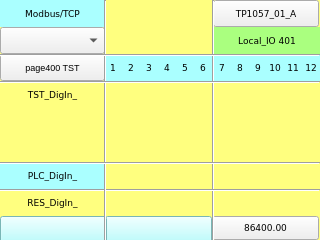
<?xml version="1.0" encoding="UTF-8"?>
<ui version="4.0">
 <class>page401</class>
 <widget class="QWidget" name="page401">
  <property name="geometry">
   <rect>
    <x>0</x>
    <y>0</y>
    <width>320</width>
    <height>240</height>
   </rect>
  </property>
  <property name="minimumSize">
   <size>
    <width>320</width>
    <height>240</height>
   </size>
  </property>
  <property name="maximumSize">
   <size>
    <width>320</width>
    <height>240</height>
   </size>
  </property>
  <property name="windowTitle">
   <string>page401</string>
  </property>
  <property name="styleSheet">
   <string notr="true">QWidget#page401
{
background-color: rgb(255, 255, 127);
}</string>
  </property>
  <widget class="Line" name="line_vt_2">
   <property name="geometry">
    <rect>
     <x>205</x>
     <y>0</y>
     <width>16</width>
     <height>241</height>
    </rect>
   </property>
   <property name="font">
    <font>
     <family>DejaVu Sans Mono</family>
     <pointsize>7</pointsize>
    </font>
   </property>
   <property name="orientation">
    <enum>Qt::Vertical</enum>
   </property>
  </widget>
  <widget class="Line" name="line_vt_1">
   <property name="geometry">
    <rect>
     <x>104</x>
     <y>0</y>
     <width>3</width>
     <height>241</height>
    </rect>
   </property>
   <property name="font">
    <font>
     <family>DejaVu Sans Mono</family>
     <pointsize>7</pointsize>
    </font>
   </property>
   <property name="orientation">
    <enum>Qt::Vertical</enum>
   </property>
  </widget>
  <widget class="ATCMbutton" name="atcmButton_MENU">
   <property name="geometry">
    <rect>
     <x>213</x>
     <y>0</y>
     <width>106</width>
     <height>27</height>
    </rect>
   </property>
   <property name="font">
    <font>
     <family>DejaVu Sans</family>
     <pointsize>7</pointsize>
    </font>
   </property>
   <property name="checkable">
    <bool>false</bool>
   </property>
   <property name="toolTip">
    <string/>
   </property>
   <property name="whatsThis">
    <string>ATCMbutton widget</string>
   </property>
   <property name="pageName">
    <string>menu</string>
   </property>
   <property name="passwordVar">
    <string/>
   </property>
   <property name="statusvar">
    <string/>
   </property>
   <property name="viewStatus">
    <bool>false</bool>
   </property>
   <property name="visibilityVar">
    <string/>
   </property>
   <property name="bgColor">
    <color>
     <red>170</red>
     <green>255</green>
     <blue>255</blue>
    </color>
   </property>
   <property name="bgPressColor">
    <color>
     <red>255</red>
     <green>0</green>
     <blue>0</blue>
    </color>
   </property>
   <property name="text">
    <string>TP1057_01_A</string>
   </property>
   <property name="pressText">
    <string>TP1057_01_A</string>
   </property>
   <property name="borderWidth">
    <number>1</number>
   </property>
   <property name="borderRadius">
    <number>0</number>
   </property>
   <property name="apparence">
    <enum>QFrame::Raised</enum>
   </property>
  </widget>
  <widget class="Line" name="line_hr_1">
   <property name="geometry">
    <rect>
     <x>0</x>
     <y>54</y>
     <width>320</width>
     <height>3</height>
    </rect>
   </property>
   <property name="font">
    <font>
     <pointsize>7</pointsize>
    </font>
   </property>
   <property name="orientation">
    <enum>Qt::Horizontal</enum>
   </property>
  </widget>
  <widget class="QLabel" name="label_Qt_Project">
   <property name="geometry">
    <rect>
     <x>214</x>
     <y>27</y>
     <width>106</width>
     <height>27</height>
    </rect>
   </property>
   <property name="font">
    <font>
     <family>DejaVu Sans</family>
     <pointsize>7</pointsize>
    </font>
   </property>
   <property name="styleSheet">
    <string notr="true">background-color: rgb(170, 255, 127);</string>
   </property>
   <property name="text">
    <string>Local_IO 401</string>
   </property>
   <property name="alignment">
    <set>Qt::AlignCenter</set>
   </property>
  </widget>
  <widget class="QLabel" name="label_PLC_DigIn_8">
   <property name="geometry">
    <rect>
     <x>231</x>
     <y>54</y>
     <width>18</width>
     <height>27</height>
    </rect>
   </property>
   <property name="font">
    <font>
     <family>DejaVu Sans</family>
     <pointsize>7</pointsize>
    </font>
   </property>
   <property name="styleSheet">
    <string notr="true">background-color: rgb(170, 255, 255);</string>
   </property>
   <property name="text">
    <string>8</string>
   </property>
   <property name="alignment">
    <set>Qt::AlignCenter</set>
   </property>
  </widget>
  <widget class="QLabel" name="label_PLC_DigIn_4">
   <property name="geometry">
    <rect>
     <x>158</x>
     <y>54</y>
     <width>18</width>
     <height>27</height>
    </rect>
   </property>
   <property name="font">
    <font>
     <family>DejaVu Sans</family>
     <pointsize>7</pointsize>
    </font>
   </property>
   <property name="styleSheet">
    <string notr="true">background-color: rgb(170, 255, 255);</string>
   </property>
   <property name="text">
    <string>4</string>
   </property>
   <property name="alignment">
    <set>Qt::AlignCenter</set>
   </property>
  </widget>
  <widget class="QLabel" name="label_PLC_DigIn_10">
   <property name="geometry">
    <rect>
     <x>266</x>
     <y>54</y>
     <width>18</width>
     <height>27</height>
    </rect>
   </property>
   <property name="font">
    <font>
     <family>DejaVu Sans</family>
     <pointsize>7</pointsize>
    </font>
   </property>
   <property name="styleSheet">
    <string notr="true">background-color: rgb(170, 255, 255);</string>
   </property>
   <property name="text">
    <string>10</string>
   </property>
   <property name="alignment">
    <set>Qt::AlignCenter</set>
   </property>
  </widget>
  <widget class="QLabel" name="label_PLC_DigIn_1">
   <property name="geometry">
    <rect>
     <x>104</x>
     <y>54</y>
     <width>18</width>
     <height>27</height>
    </rect>
   </property>
   <property name="font">
    <font>
     <family>DejaVu Sans</family>
     <pointsize>7</pointsize>
    </font>
   </property>
   <property name="styleSheet">
    <string notr="true">background-color: rgb(170, 255, 255);</string>
   </property>
   <property name="text">
    <string>1</string>
   </property>
   <property name="alignment">
    <set>Qt::AlignCenter</set>
   </property>
  </widget>
  <widget class="QLabel" name="label_PLC_DigIn_6">
   <property name="geometry">
    <rect>
     <x>194</x>
     <y>54</y>
     <width>18</width>
     <height>27</height>
    </rect>
   </property>
   <property name="font">
    <font>
     <family>DejaVu Sans</family>
     <pointsize>7</pointsize>
    </font>
   </property>
   <property name="styleSheet">
    <string notr="true">background-color: rgb(170, 255, 255);</string>
   </property>
   <property name="text">
    <string>6</string>
   </property>
   <property name="alignment">
    <set>Qt::AlignCenter</set>
   </property>
  </widget>
  <widget class="QLabel" name="label_PLC_DigIn_9">
   <property name="geometry">
    <rect>
     <x>249</x>
     <y>54</y>
     <width>18</width>
     <height>27</height>
    </rect>
   </property>
   <property name="font">
    <font>
     <family>DejaVu Sans</family>
     <pointsize>7</pointsize>
    </font>
   </property>
   <property name="styleSheet">
    <string notr="true">background-color: rgb(170, 255, 255);</string>
   </property>
   <property name="text">
    <string>9</string>
   </property>
   <property name="alignment">
    <set>Qt::AlignCenter</set>
   </property>
  </widget>
  <widget class="QLabel" name="label_PLC_DigIn_5">
   <property name="geometry">
    <rect>
     <x>176</x>
     <y>54</y>
     <width>18</width>
     <height>27</height>
    </rect>
   </property>
   <property name="font">
    <font>
     <family>DejaVu Sans</family>
     <pointsize>7</pointsize>
    </font>
   </property>
   <property name="styleSheet">
    <string notr="true">background-color: rgb(170, 255, 255);</string>
   </property>
   <property name="text">
    <string>5</string>
   </property>
   <property name="alignment">
    <set>Qt::AlignCenter</set>
   </property>
  </widget>
  <widget class="QLabel" name="label_PLC_DigIn_3">
   <property name="geometry">
    <rect>
     <x>140</x>
     <y>54</y>
     <width>18</width>
     <height>27</height>
    </rect>
   </property>
   <property name="font">
    <font>
     <family>DejaVu Sans</family>
     <pointsize>7</pointsize>
    </font>
   </property>
   <property name="styleSheet">
    <string notr="true">background-color: rgb(170, 255, 255);</string>
   </property>
   <property name="text">
    <string>3</string>
   </property>
   <property name="alignment">
    <set>Qt::AlignCenter</set>
   </property>
  </widget>
  <widget class="ATCMtime" name="atcmTime">
   <property name="geometry">
    <rect>
     <x>105</x>
     <y>216</y>
     <width>107</width>
     <height>27</height>
    </rect>
   </property>
   <property name="font">
    <font>
     <family>DejaVu Sans</family>
     <pointsize>7</pointsize>
    </font>
   </property>
   <property name="styleSheet">
    <string notr="true">background-color: rgb(170, 255, 255);</string>
   </property>
   <property name="toolTip">
    <string>ATCM QTime</string>
   </property>
   <property name="whatsThis">
    <string>ATCMtime widget</string>
   </property>
   <property name="bgColor">
    <color>
     <red>170</red>
     <green>255</green>
     <blue>127</blue>
    </color>
   </property>
   <property name="borderColor">
    <color alpha="0">
     <red>0</red>
     <green>0</green>
     <blue>0</blue>
    </color>
   </property>
   <property name="fontColor">
    <color>
     <red>0</red>
     <green>0</green>
     <blue>0</blue>
    </color>
   </property>
   <property name="borderWidth">
    <number>0</number>
   </property>
   <property name="borderRadius">
    <number>0</number>
   </property>
  </widget>
  <widget class="QLabel" name="label_PLC_DigIn_2">
   <property name="geometry">
    <rect>
     <x>122</x>
     <y>54</y>
     <width>18</width>
     <height>27</height>
    </rect>
   </property>
   <property name="font">
    <font>
     <family>DejaVu Sans</family>
     <pointsize>7</pointsize>
    </font>
   </property>
   <property name="styleSheet">
    <string notr="true">background-color: rgb(170, 255, 255);</string>
   </property>
   <property name="text">
    <string>2</string>
   </property>
   <property name="alignment">
    <set>Qt::AlignCenter</set>
   </property>
  </widget>
  <widget class="QLabel" name="label_PLC_DigIn_7">
   <property name="geometry">
    <rect>
     <x>213</x>
     <y>54</y>
     <width>18</width>
     <height>27</height>
    </rect>
   </property>
   <property name="font">
    <font>
     <family>DejaVu Sans</family>
     <pointsize>7</pointsize>
    </font>
   </property>
   <property name="styleSheet">
    <string notr="true">background-color: rgb(170, 255, 255);</string>
   </property>
   <property name="text">
    <string>7</string>
   </property>
   <property name="alignment">
    <set>Qt::AlignCenter</set>
   </property>
  </widget>
  <widget class="ATCMbutton" name="atcmButton_page400">
   <property name="geometry">
    <rect>
     <x>0</x>
     <y>54</y>
     <width>105</width>
     <height>27</height>
    </rect>
   </property>
   <property name="font">
    <font>
     <pointsize>7</pointsize>
    </font>
   </property>
   <property name="toolTip">
    <string/>
   </property>
   <property name="whatsThis">
    <string>ATCMbutton widget</string>
   </property>
   <property name="pageName">
    <string>page400</string>
   </property>
   <property name="statusvar">
    <string/>
   </property>
   <property name="viewStatus">
    <bool>false</bool>
   </property>
   <property name="visibilityVar">
    <string/>
   </property>
   <property name="bgColor">
    <color>
     <red>170</red>
     <green>255</green>
     <blue>255</blue>
    </color>
   </property>
   <property name="text">
    <string>page400 TST</string>
   </property>
   <property name="pressText">
    <string>page400 TST</string>
   </property>
   <property name="borderWidth">
    <number>0</number>
   </property>
   <property name="borderRadius">
    <number>0</number>
   </property>
   <property name="apparence">
    <enum>QFrame::Raised</enum>
   </property>
  </widget>
  <widget class="ATCMdate" name="atcmDate">
   <property name="geometry">
    <rect>
     <x>0</x>
     <y>216</y>
     <width>107</width>
     <height>27</height>
    </rect>
   </property>
   <property name="font">
    <font>
     <family>DejaVu Sans</family>
     <pointsize>7</pointsize>
    </font>
   </property>
   <property name="styleSheet">
    <string notr="true">background-color: rgb(170, 255, 255);</string>
   </property>
   <property name="toolTip">
    <string>ATCM QDate</string>
   </property>
   <property name="whatsThis">
    <string>ATCMdate widget</string>
   </property>
   <property name="bgColor">
    <color>
     <red>170</red>
     <green>255</green>
     <blue>127</blue>
    </color>
   </property>
   <property name="borderColor">
    <color alpha="0">
     <red>0</red>
     <green>0</green>
     <blue>0</blue>
    </color>
   </property>
   <property name="fontColor">
    <color>
     <red>0</red>
     <green>0</green>
     <blue>0</blue>
    </color>
   </property>
   <property name="borderWidth">
    <number>0</number>
   </property>
   <property name="borderRadius">
    <number>0</number>
   </property>
   <property name="format">
    <enum>ATCMdate::YYYY_MM_DD</enum>
   </property>
  </widget>
  <widget class="QLabel" name="label_PLC_DigIn_12">
   <property name="geometry">
    <rect>
     <x>302</x>
     <y>54</y>
     <width>18</width>
     <height>27</height>
    </rect>
   </property>
   <property name="font">
    <font>
     <family>DejaVu Sans</family>
     <pointsize>7</pointsize>
    </font>
   </property>
   <property name="styleSheet">
    <string notr="true">background-color: rgb(170, 255, 255);</string>
   </property>
   <property name="text">
    <string>12</string>
   </property>
   <property name="alignment">
    <set>Qt::AlignCenter</set>
   </property>
  </widget>
  <widget class="ATCMlabel" name="atcmLabel_PLC_time">
   <property name="geometry">
    <rect>
     <x>212</x>
     <y>216</y>
     <width>107</width>
     <height>24</height>
    </rect>
   </property>
   <property name="font">
    <font>
     <family>DejaVu Sans</family>
     <pointsize>7</pointsize>
    </font>
   </property>
   <property name="text">
    <string>86400.00</string>
   </property>
   <property name="toolTip">
    <string>PLC_time</string>
   </property>
   <property name="whatsThis">
    <string>ATCMlabel widget</string>
   </property>
   <property name="variable">
    <string>PLC_time</string>
   </property>
   <property name="refresh">
    <number>500</number>
   </property>
   <property name="max">
    <string>0</string>
   </property>
   <property name="min">
    <string>0</string>
   </property>
   <property name="viewStatus">
    <bool>false</bool>
   </property>
   <property name="visibilityVar">
    <string/>
   </property>
   <property name="bgColor">
    <color>
     <red>170</red>
     <green>255</green>
     <blue>127</blue>
    </color>
   </property>
   <property name="borderWidth">
    <number>0</number>
   </property>
   <property name="borderRadius">
    <number>0</number>
   </property>
  </widget>
  <widget class="QLabel" name="label_PLC_DigIn_11">
   <property name="geometry">
    <rect>
     <x>284</x>
     <y>54</y>
     <width>18</width>
     <height>27</height>
    </rect>
   </property>
   <property name="font">
    <font>
     <family>DejaVu Sans</family>
     <pointsize>7</pointsize>
    </font>
   </property>
   <property name="styleSheet">
    <string notr="true">background-color: rgb(170, 255, 255);</string>
   </property>
   <property name="text">
    <string>11</string>
   </property>
   <property name="alignment">
    <set>Qt::AlignCenter</set>
   </property>
  </widget>
  <widget class="QLabel" name="label_TST_DigIn_">
   <property name="geometry">
    <rect>
     <x>0</x>
     <y>81</y>
     <width>105</width>
     <height>27</height>
    </rect>
   </property>
   <property name="font">
    <font>
     <family>DejaVu Sans</family>
     <pointsize>7</pointsize>
    </font>
   </property>
   <property name="styleSheet">
    <string notr="true">background-color: rgb(255, 255, 127);</string>
   </property>
   <property name="text">
    <string>TST_DigIn_</string>
   </property>
   <property name="alignment">
    <set>Qt::AlignCenter</set>
   </property>
  </widget>
  <widget class="QLabel" name="label_PLC_DigIn_">
   <property name="geometry">
    <rect>
     <x>0</x>
     <y>162</y>
     <width>105</width>
     <height>27</height>
    </rect>
   </property>
   <property name="font">
    <font>
     <family>DejaVu Sans</family>
     <pointsize>7</pointsize>
    </font>
   </property>
   <property name="styleSheet">
    <string notr="true">background-color: rgb(170, 255, 255);</string>
   </property>
   <property name="text">
    <string>PLC_DigIn_</string>
   </property>
   <property name="alignment">
    <set>Qt::AlignCenter</set>
   </property>
  </widget>
  <widget class="QLabel" name="label_RES_DigIn_">
   <property name="geometry">
    <rect>
     <x>0</x>
     <y>189</y>
     <width>105</width>
     <height>27</height>
    </rect>
   </property>
   <property name="font">
    <font>
     <family>DejaVu Sans</family>
     <pointsize>7</pointsize>
    </font>
   </property>
   <property name="styleSheet">
    <string notr="true">background-color: rgb(255, 255, 127);</string>
   </property>
   <property name="text">
    <string>RES_DigIn_</string>
   </property>
   <property name="alignment">
    <set>Qt::AlignCenter</set>
   </property>
  </widget>
  <widget class="Line" name="line_hr_2">
   <property name="geometry">
    <rect>
     <x>0</x>
     <y>81</y>
     <width>320</width>
     <height>3</height>
    </rect>
   </property>
   <property name="font">
    <font>
     <pointsize>7</pointsize>
    </font>
   </property>
   <property name="orientation">
    <enum>Qt::Horizontal</enum>
   </property>
  </widget>
  <widget class="Line" name="line_hr_3">
   <property name="geometry">
    <rect>
     <x>0</x>
     <y>162</y>
     <width>320</width>
     <height>3</height>
    </rect>
   </property>
   <property name="font">
    <font>
     <pointsize>7</pointsize>
    </font>
   </property>
   <property name="orientation">
    <enum>Qt::Horizontal</enum>
   </property>
  </widget>
  <widget class="Line" name="line_hr_4">
   <property name="geometry">
    <rect>
     <x>0</x>
     <y>189</y>
     <width>320</width>
     <height>3</height>
    </rect>
   </property>
   <property name="font">
    <font>
     <pointsize>7</pointsize>
    </font>
   </property>
   <property name="orientation">
    <enum>Qt::Horizontal</enum>
   </property>
  </widget>
  <widget class="ATCMcombobox" name="atcmComboBox">
   <property name="geometry">
    <rect>
     <x>0</x>
     <y>27</y>
     <width>105</width>
     <height>27</height>
    </rect>
   </property>
   <property name="font">
    <font>
     <family>DejaVu Sans</family>
     <pointsize>7</pointsize>
    </font>
   </property>
   <property name="toolTip">
    <string>TEST_COMMAND</string>
   </property>
   <property name="whatsThis">
    <string>ATCMcombobox widget</string>
   </property>
   <property name="variable">
    <string>TEST_COMMAND</string>
   </property>
   <property name="refresh">
    <number>500</number>
   </property>
   <property name="viewStatus">
    <bool>false</bool>
   </property>
   <property name="writeAcknowledge">
    <bool>false</bool>
   </property>
   <property name="visibilityVar">
    <string/>
   </property>
   <property name="bgColor">
    <color>
     <red>170</red>
     <green>255</green>
     <blue>127</blue>
    </color>
   </property>
   <property name="borderWidth">
    <number>0</number>
   </property>
   <property name="borderRadius">
    <number>0</number>
   </property>
   <property name="mapping">
    <string>0;LOCAL;216;REMOTE;42;DONE</string>
   </property>
  </widget>
  <widget class="QLabel" name="label_Start_3">
   <property name="geometry">
    <rect>
     <x>0</x>
     <y>0</y>
     <width>105</width>
     <height>27</height>
    </rect>
   </property>
   <property name="font">
    <font>
     <family>DejaVu Sans</family>
     <pointsize>7</pointsize>
    </font>
   </property>
   <property name="styleSheet">
    <string notr="true">background-color: rgb(170, 255, 255);</string>
   </property>
   <property name="text">
    <string>Modbus/TCP</string>
   </property>
   <property name="alignment">
    <set>Qt::AlignCenter</set>
   </property>
  </widget>
  <zorder>atcmButton_MENU</zorder>
  <zorder>label_Qt_Project</zorder>
  <zorder>label_PLC_DigIn_8</zorder>
  <zorder>label_PLC_DigIn_4</zorder>
  <zorder>label_PLC_DigIn_10</zorder>
  <zorder>label_PLC_DigIn_1</zorder>
  <zorder>label_PLC_DigIn_6</zorder>
  <zorder>label_PLC_DigIn_9</zorder>
  <zorder>label_PLC_DigIn_5</zorder>
  <zorder>label_PLC_DigIn_3</zorder>
  <zorder>atcmTime</zorder>
  <zorder>label_PLC_DigIn_2</zorder>
  <zorder>label_PLC_DigIn_7</zorder>
  <zorder>atcmButton_page400</zorder>
  <zorder>atcmDate</zorder>
  <zorder>label_PLC_DigIn_12</zorder>
  <zorder>atcmLabel_PLC_time</zorder>
  <zorder>label_PLC_DigIn_11</zorder>
  <zorder>label_TST_DigIn_</zorder>
  <zorder>label_PLC_DigIn_</zorder>
  <zorder>label_RES_DigIn_</zorder>
  <zorder>atcmComboBox</zorder>
  <zorder>label_Start_3</zorder>
  <zorder>line_vt_2</zorder>
  <zorder>line_hr_4</zorder>
  <zorder>line_vt_1</zorder>
  <zorder>line_hr_3</zorder>
  <zorder>line_hr_1</zorder>
  <zorder>line_hr_2</zorder>
 </widget>
 <customwidgets>
  <customwidget>
   <class>ATCMbutton</class>
   <extends>QPushButton</extends>
   <header>atcmplugin.h</header>
  </customwidget>
  <customwidget>
   <class>ATCMcombobox</class>
   <extends>QComboBox</extends>
   <header>atcmplugin.h</header>
  </customwidget>
  <customwidget>
   <class>ATCMdate</class>
   <extends>QPushButton</extends>
   <header>atcmplugin.h</header>
  </customwidget>
  <customwidget>
   <class>ATCMlabel</class>
   <extends>QPushButton</extends>
   <header>atcmplugin.h</header>
  </customwidget>
  <customwidget>
   <class>ATCMtime</class>
   <extends>QPushButton</extends>
   <header>atcmplugin.h</header>
  </customwidget>
 </customwidgets>
 <resources/>
 <connections>
  <connection>
   <sender>atcmButton_MENU</sender>
   <signal>newPage(const char*,bool)</signal>
   <receiver>page401</receiver>
   <slot>goto_page(const char*,bool)</slot>
   <hints>
    <hint type="sourcelabel">
     <x>20</x>
     <y>20</y>
    </hint>
    <hint type="destinationlabel">
     <x>20</x>
     <y>20</y>
    </hint>
   </hints>
  </connection>
  <connection>
   <sender>atcmButton_page400</sender>
   <signal>newPage(const char*,bool)</signal>
   <receiver>page401</receiver>
   <slot>goto_page(const char*,bool)</slot>
   <hints>
    <hint type="sourcelabel">
     <x>20</x>
     <y>20</y>
    </hint>
    <hint type="destinationlabel">
     <x>20</x>
     <y>20</y>
    </hint>
   </hints>
  </connection>
 </connections>
 <slots>
  <slot>goto_page(const char*,bool)</slot>
 </slots>
</ui>
